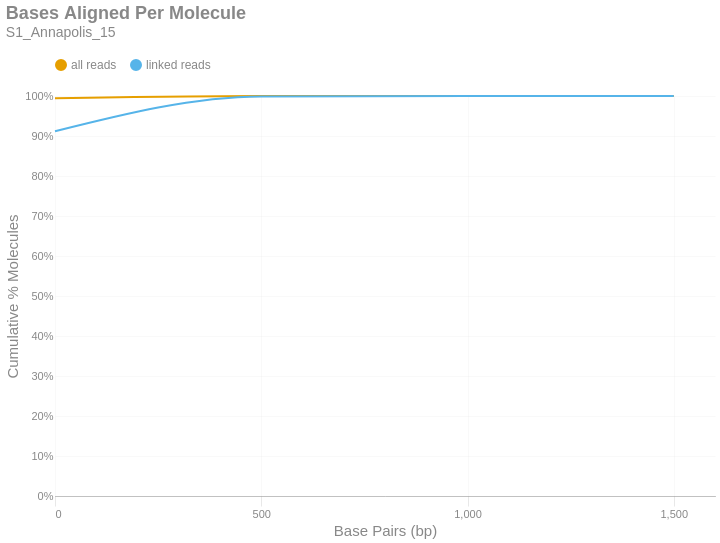

The code cell stored with this chart in its notebook:
### Markdown cell above
### Bases Aligned Per Molecule
This is a cumulative frequency distribution showing the number of base pairs aligned per unique molecule. These data are shown in 500 bp bins. There are two distributions: one with `all reads` (yellow) and another with only `linked reads` (blue). The percent of molecules in the `linked reads` distribution is relative to the total number of linked molecules.

### Code cell
if SKIPLR:
    print_html(f"Skipped")
else:
    binned_df = consolidated_hist(valids['aligned_bp'], mask, 500, True)
    with SafeRender(binned_df):
        (
            density_plot(binned_df, 'Bases Aligned Per Molecule', samplename, 'basesper')
            .encode(
                x=alt.X('bin:Q', title="Base Pairs (bp)").axis(tickMinStep=500).scale(padding=0),
                y=alt.Y('value:Q', title='Cumulative % Molecules')
                    .axis(format='%')
                    .scale(domain = [0,1])
                    .stack(False),
                color=alt.Color("key:N").scale(domain = ["all reads", "linked reads"]),
                tooltip = [
                    alt.Tooltip("key:N", title = "Data Type"),
                    alt.Tooltip("range_label:N", title="Bases Aligned Per Molecule"),
                    alt.Tooltip("value:Q", format = ".2%", title="% Molecules (Cum.)")
                ]
            )
        ).display()

### Figure 1 — Vega-Lite specification as saved in the notebook (floating-point values rounded to 4 significant figures)
{"width": "container", "height": 400, "config": {"title": {"anchor": "start", "dy": -15, "fontSize": 18, "color": "#888888", "subtitleColor": "#888888", "subtitleFontSize": 14}, "arc": {"fill": "#0072B2"}, "axis": {"domainColor": "#888888", "domainWidth": 0.5, "gridWidth": 0.2, "grid": false, "titleFontWeight": 400, "titleFontSize": 15, "labelFontSize": 11, "labelColor": "#888888", "tickColor": "#888888", "tickWidth": 0.2, "titleColor": "#888888"}, "axisBand": {"grid": false}, "axisX": {"grid": true, "tickSize": 10, "domainCap": "round"}, "axisY": {"domain": false, "grid": true, "tickSize": 0, "domainCap": "round"}, "background": "transparent", "header": {"labelFontSize": 15, "labelColor": "#888888", "titleFontSize": 15, "titleFontWeight": 600, "titleColor": "#888888"}, "legend": {"labelFont": "sans-serif", "labelFontSize": 12, "labelColor": "#888888", "symbolSize": 100, "symbolType": "circle", "titleFontSize": 12, "titlePadding": 10, "titleColor": "#888888", "title": null, "orient": "top"}, "range": {"category": ["#E69F00", "#56B4E9", "#009E73", "#F0E442", "#0072B2", "#D55E00", "#CC79A7", "#000000"], "diverging": ["#cfe8f3", "#a2d4ec", "#73bfe2", "#46abdb", "#1696d2", "#12719e"]}, "area": {"fill": "#0072B2", "fillOpacity": 0.7, "line": true, "strokeOpacity": 0.7}, "line": {"color": "#0072B2", "stroke": "#0072B2", "strokeWidth": 2}, "trail": {"color": "#0072B2", "stroke": "#0072B2", "strokeWidth": 0, "size": 1}, "point": {"filled": true, "fillOpacity": 1.0, "size": 95}, "text": {"color": "#888888", "fontSize": 11, "align": "right", "fontWeight": 400, "size": 11}, "bar": {"fill": "#0072B2", "stroke": null}, "view": {"stroke": null, "continuousWidth": 660, "continuousHeight": 400}}, "data": {"name": "data-066192cef8587002bd58926b07601507"}, "mark": {"type": "line", "interpolate": "monotone", "point": {"opacity": 0, "size": 275}}, "encoding": {"color": {"field": "key", "scale": {"domain": ["all reads", "linked reads"]}, "type": "nominal"}, "tooltip": [{"field": "key", "title": "Data Type", "type": "nominal"}, {"field": "range_label", "title": "Bases Aligned Per Molecule", "type": "nominal"}, {"field": "value", "format": ".2%", "title": "% Molecules (Cum.)", "type": "quantitative"}], "x": {"axis": {"tickMinStep": 500}, "field": "bin", "scale": {"padding": 0}, "title": "Base Pairs (bp)", "type": "quantitative"}, "y": {"axis": {"format": "%"}, "field": "value", "scale": {"domain": [0, 1]}, "stack": false, "title": "Cumulative % Molecules", "type": "quantitative"}}, "params": [{"name": "param_c36ac31b6afebe62", "select": {"type": "point", "fields": ["key"]}, "bind": "legend"}], "title": {"text": "Bases Aligned Per Molecule", "subtitle": "S1_Annapolis_15"}, "transform": [{"fold": ["all reads (cumsum)", "linked reads (cumsum)"]}, {"calculate": "replace(datum.key, ' (cumsum)', '')", "as": "key"}, {"filter": {"param": "param_c36ac31b6afebe62"}}], "usermeta": {"embedOptions": {"downloadFileName": "S1_Annapolis_15.basesper"}}, "$schema": "https://vega.github.io/schema/vega-lite/v6.1.0.json", "datasets": {"data-066192cef8587002bd58926b07601507": [{"bin": "0.0", "interval": "0.0-500.0", "all reads": 0.9945, "linked reads": 0.9118, "all reads (cumsum)": 0.9945, "linked reads (cumsum)": 0.9118, "range_label": "0-499"}, {"bin": "500.0", "interval": "500.0-1000.0", "all reads": 0.005423, "linked reads": 0.08698, "all reads (cumsum)": 0.9999, "linked reads (cumsum)": 0.9988, "range_label": "500-999"}, {"bin": "1000.0", "interval": "1000.0-1500.0", "all reads": 7.586e-05, "linked reads": 0.001144, "all reads (cumsum)": 1.0, "linked reads (cumsum)": 1.0, "range_label": "1000-1499"}, {"bin": "1500.0", "interval": "1500.0-2000.0", "all reads": 2.434e-06, "linked reads": 3.487e-05, "all reads (cumsum)": 1.0, "linked reads (cumsum)": 1.0, "range_label": "1500-1999"}]}}
